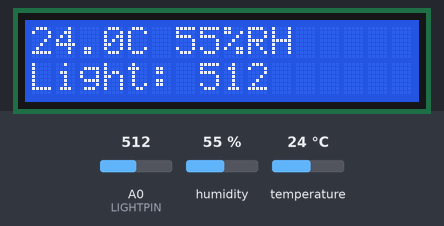
A sketch run on a simulated Arduino Uno, built with avr-gcc and run on an emulated ATmega328P. Parts: 16×2 character LCD. The test bench sets the inputs (shaded band); at power-on: humidity 55 %, A0 (LIGHTPIN) = 512, temperature 24 °C. What the sketch prints to the serial monitor is not drawn.

Above: at 2.6 s.
2.7 s: humidity set to 22 %
At 5.2 s:
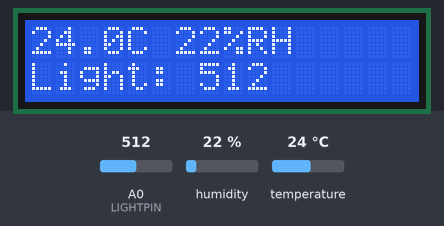
5.7 s: A0 (LIGHTPIN) set to 716
At 6.7 s:
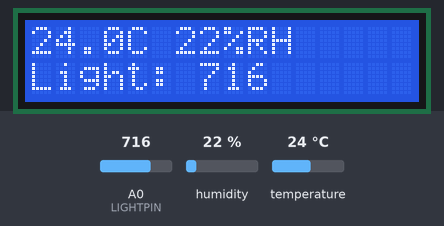
8.7 s: temperature set to 12 °C
At 10.7 s:
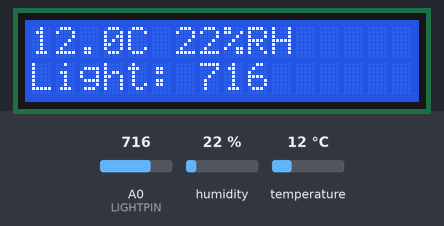
11.7 s: A0 (LIGHTPIN) set to 900
At 13.3 s:
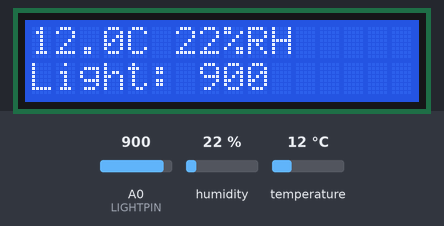
14.7 s: humidity set to 40 %
At 17.4 s:
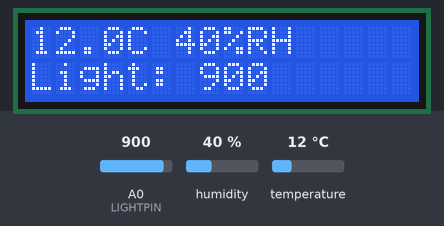
17.8 s: A0 (LIGHTPIN) set to 1023
At 18.8 s:
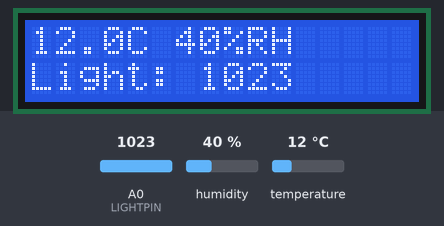
Timing chart, 0 to 20.8 s (numbered marks = the images above; inputs shaded):
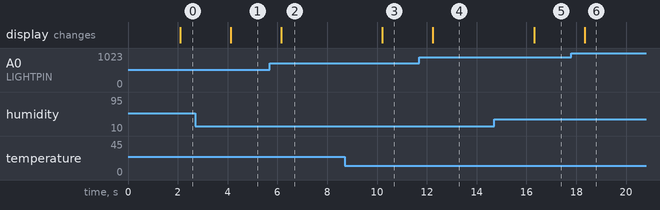

The sketch:

Environment_monitor.ino
```cpp
#include <DHT.h>
#include <LiquidCrystal.h>
#define DHTPIN 7 //S wire connected to pin 7
#define DHTTYPE DHT11  //Sensor model
#define LIGHTPIN A0 //analog pin w/ output node

DHT dht(DHTPIN, DHTTYPE); //DHT object
LiquidCrystal lcd(12,11,5,4,3,2);

void setup() {
  Serial.begin(9600);
  dht.begin();
  lcd.begin(16,2);
}

void loop(){
  delay (2000); //the DHT11 cooldown

  float humidity = dht.readHumidity();
  float temperature = dht.readTemperature();
  int lightLevel = analogRead(LIGHTPIN); //gets voltage at A0

  if (isnan(humidity) || isnan(temperature)) {
    Serial.println("Error reading from the DHT sensor.");
    return; //end the loop if any reads fail
  }

  Serial.print(temperature);
  Serial.print(",");
  Serial.print(humidity);
  Serial.print(",");
  Serial.print(lightLevel);
  lcd.clear();
  lcd.setCursor(0,0); //rows 0 - 1, cols 0 - 15
  lcd.print(temperature,1);
  lcd.print("C ");
  lcd.print(humidity, 0);
  lcd.print("%RH");
  lcd.setCursor(0,1);
  lcd.print("Light: ");
  lcd.print(lightLevel);
}
```

Measured:
- after the input at 2.7 s, the display: changes after 1.4 s (image 1)
- after the input at 5.7 s, the display: changes after 0.45 s (image 2)
- after the input at 8.7 s, the display: changes after 1.5 s (image 3)
- after the input at 11.7 s, the display: changes after 0.54 s (image 4)
- after the input at 14.7 s, the display: changes after 1.6 s (image 5)
- after the input at 17.8 s, the display: changes after 0.53 s (image 6)
